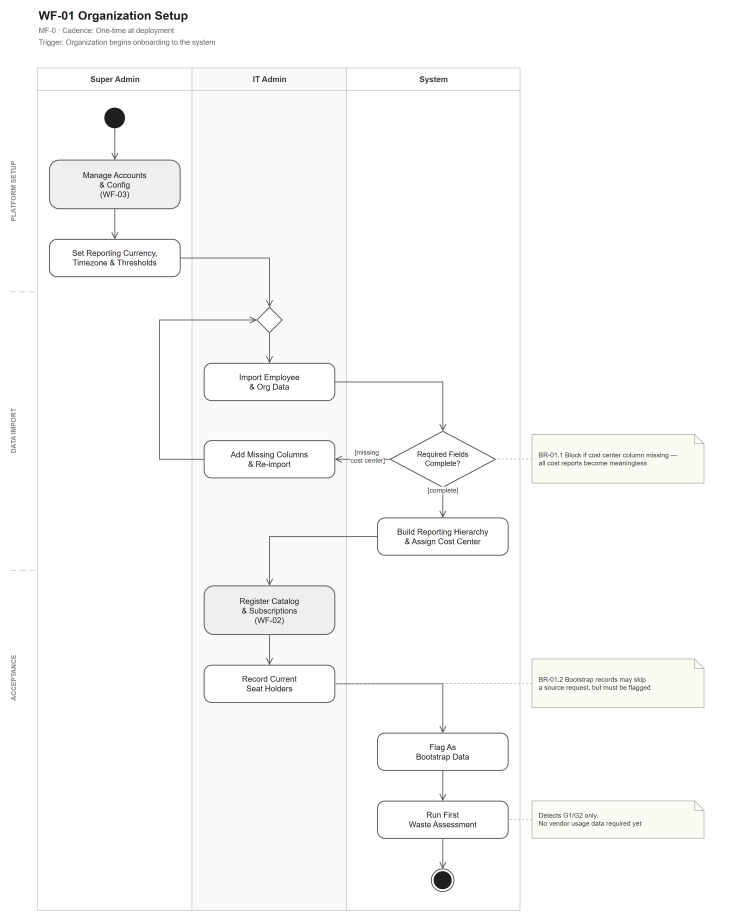
#> input picture Diagrams/workflows-activity-diagram/png/WF-01.png, 2236 x 2745 px (shown at 1/3 size); its folder holds 4 pictures in this run
$ python verify-artifacts.py
#> lines starting #> are read from the running program, lines starting #| are printed output that depends on the picture
"""Kiểm chứng độc lập artifact Workflow: 22 PNG phải giải mã được và manifest phải khớp hash.

Đây là phép kiểm ở phía *xác minh*, tách khỏi cổng chặn trong `export-workflows.ps1`:
chạy được mà không cần draw.io, nên reviewer độc lập tái kiểm chứng được mà không phải xuất lại.

Mỗi PNG phải đạt cả bốn điều kiện (finding QĐ30-C02):
  1. Pillow `Image.open(...).load()` chạy được;
  2. Pillow `Image.verify()` chạy được (mở lại file, vì verify() làm hỏng đối tượng ảnh);
  3. có chunk kết thúc `IEND` hợp lệ;
  4. width và height đều lớn hơn 0.

Chạy:  python tools/verify-artifacts.py [--json <đường dẫn evidence>]
Thoát 0 khi 22/22 PNG hợp lệ và toàn bộ entry manifest khớp; khác 0 nếu có lỗi.
"""

from __future__ import annotations

import argparse
import hashlib
import json
import struct
import sys
from datetime import datetime, timezone
from pathlib import Path

from PIL import Image

ROOT = Path(__file__).resolve().parent.parent
PNG_DIR = ROOT / "png"
MANIFEST = ROOT / "artifact-manifest.json"
REPO_ROOT = ROOT.parent.parent.parent
EXPECTED_PNG = 22
PNG_SIGNATURE = b"\x89PNG\r\n\x1a\n"


def inspect_png(path: Path) -> dict:
    data = path.read_bytes()
    problems: list[str] = []
    if data[:8] != PNG_SIGNATURE:
        problems.append("chữ ký PNG sai")

    offset, saw_iend, width, height = 8, False, 0, 0
    while offset + 8 <= len(data):
        length = struct.unpack(">I", data[offset : offset + 4])[0]
        chunk = data[offset + 4 : offset + 8]
        if offset + 12 + length > len(data):
            problems.append(f"chunk {chunk.decode('ascii', 'replace')} bị cắt cụt")
            break
        if chunk == b"IHDR":
            width, height = struct.unpack(">II", data[offset + 8 : offset + 16])
        if chunk == b"IEND":
            saw_iend = True
            break
        offset += 12 + length
    if not saw_iend:
        problems.append("thiếu chunk IEND hợp lệ")
    if width <= 0 or height <= 0:
        problems.append(f"kích thước không hợp lệ {width}x{height}")

    try:
        image = Image.open(path)
#> image is the input picture: PIL image 2236x2745 RGB; mean R, G, B 250.7, 250.7, 250.5
        image.load()
        if image.size[0] <= 0 or image.size[1] <= 0:
            problems.append("kích thước sau load <= 0")
    except Exception as exc:  # pragma: no cover - chỉ chạy khi file hỏng
        problems.append(f"Image.load() lỗi: {type(exc).__name__}: {exc}")
    try:
        Image.open(path).verify()
    except Exception as exc:  # pragma: no cover - chỉ chạy khi file hỏng
        problems.append(f"Image.verify() lỗi: {type(exc).__name__}: {exc}")

    return {
        "page": path.stem,
        "bytes": len(data),
        "width": width,
        "height": height,
        "sha256": hashlib.sha256(data).hexdigest(),
        "ok": not problems,
        "problems": problems,
    }


def main() -> int:
    parser = argparse.ArgumentParser()
    parser.add_argument("--json", dest="json_path")
    args = parser.parse_args()

    errors: list[str] = []

    png_files = sorted(PNG_DIR.glob("WF-*.png"))
    if len(png_files) != EXPECTED_PNG:
        errors.append(f"số PNG: chờ {EXPECTED_PNG}, thấy {len(png_files)}")
    png_results = [inspect_png(path) for path in png_files]
#> the loop in inspect_png (call 2), `while offset + 8 <= len(data):` made 122 passes
#> (length, width, height, offset) on pass 1: (13, 1772, 3533, 33)
#> (length, saw_iend) on pass 122: (0, True)
#> after the loop in inspect_png (call 2), `while offset + 8 <= len(data):`: offset = 487878; problems = []
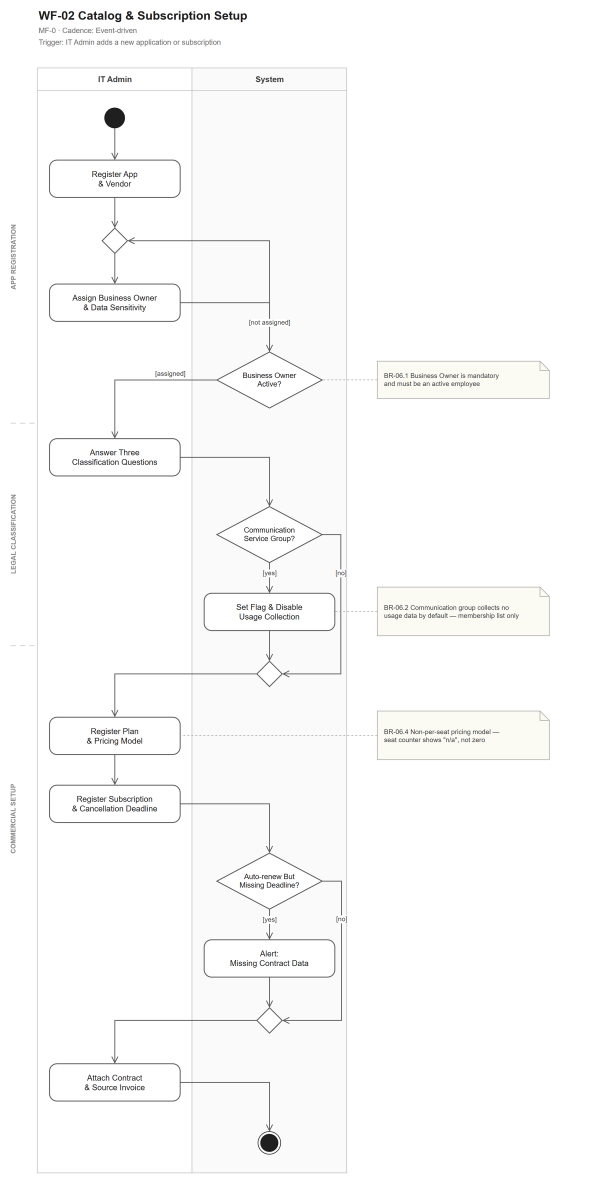
#> input picture Diagrams/workflows-activity-diagram/png/WF-02.png, 1772 x 3533 px (shown at 1/3 size)
#> in inspect_png, image is the input picture: PIL image 1772x3533 RGB; mean R, G, B 250.5, 250.5, 250.3
#> the loop in inspect_png (call 3), `while offset + 8 <= len(data):` made 110 passes
#> (length, width, height, offset) on pass 1: (13, 3056, 2077, 33)
#> after the loop in inspect_png (call 3), `while offset + 8 <= len(data):`: offset = 437682
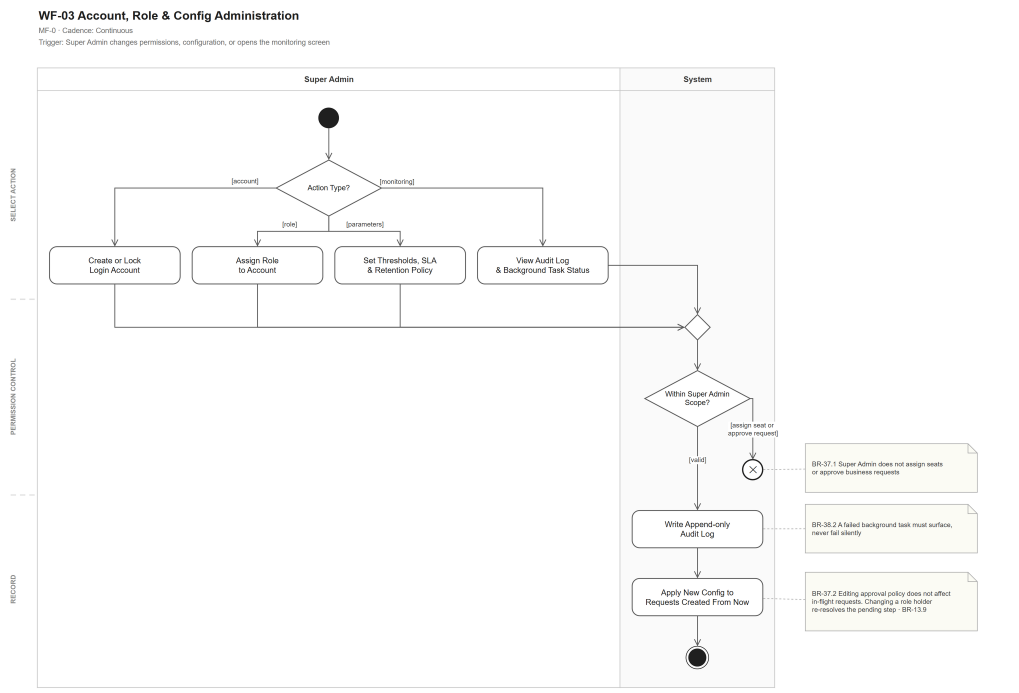
#> input picture Diagrams/workflows-activity-diagram/png/WF-03.png, 3056 x 2077 px (shown at 1/3 size)
#> in inspect_png, image is the input picture: PIL image 3056x2077 RGB; mean R, G, B 251.3, 251.3, 251.1
#> the loop in inspect_png (call 4), `while offset + 8 <= len(data):` made 108 passes
#> (length, width, height, offset) on pass 1: (13, 2236, 3139, 33)
#> after the loop in inspect_png (call 4), `while offset + 8 <= len(data):`: offset = 428124
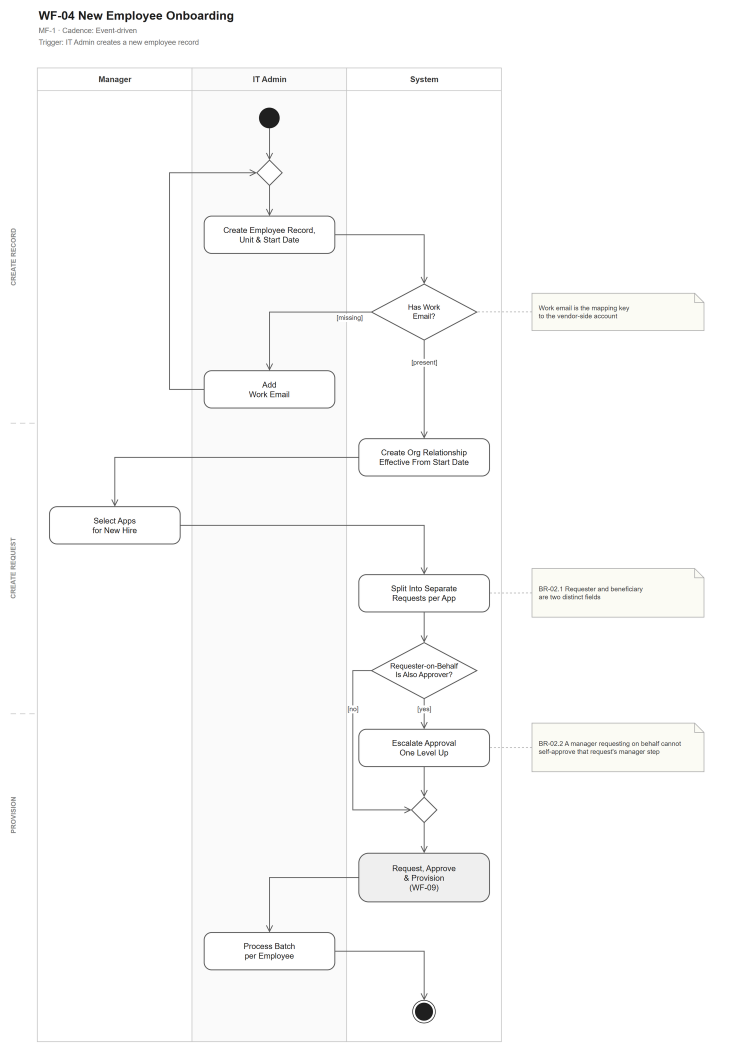
#> input picture Diagrams/workflows-activity-diagram/png/WF-04.png, 2236 x 3139 px (shown at 1/3 size)
#> in inspect_png, image is the input picture: PIL image 2236x3139 RGB; mean R, G, B 251.1, 251.1, 250.9
#> png_results = 4 items
    for result in png_results:
        for problem in result["problems"]:
            errors.append(f"PNG {result['page']}: {problem}")
#> this loop made 4 passes
#> after the loop, errors = 5 items
    png_pass = sum(1 for result in png_results if result["ok"])
#> png_pass = 0

#> (the run stopped early here; a loop or call above may not have finished)
